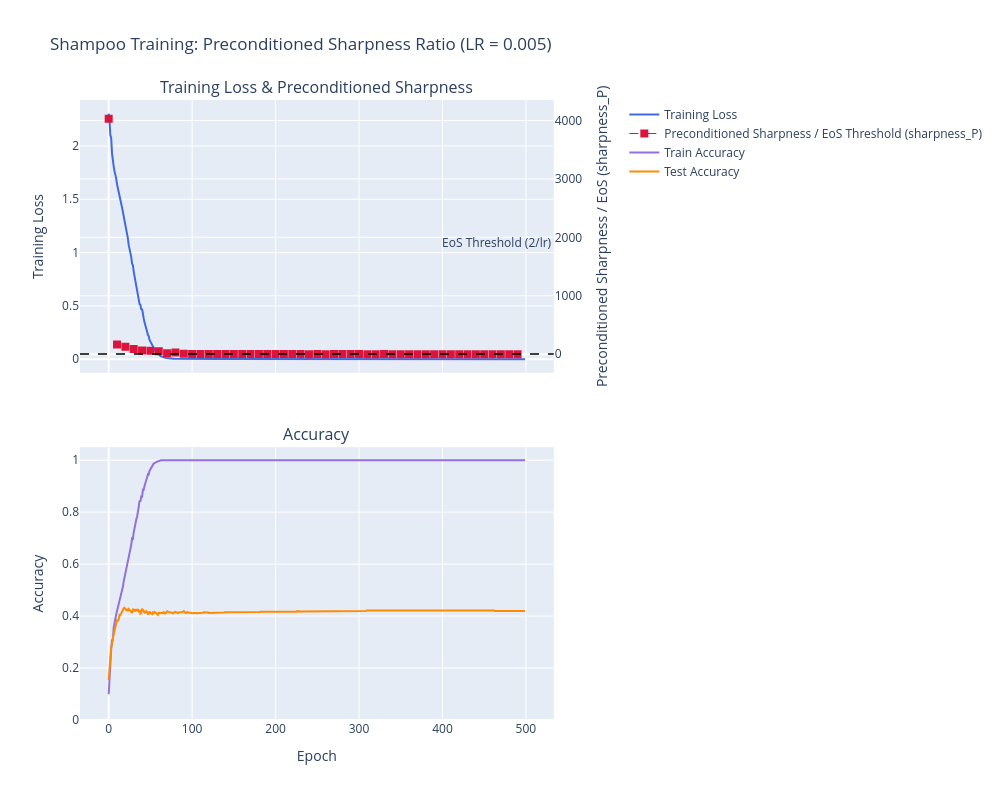
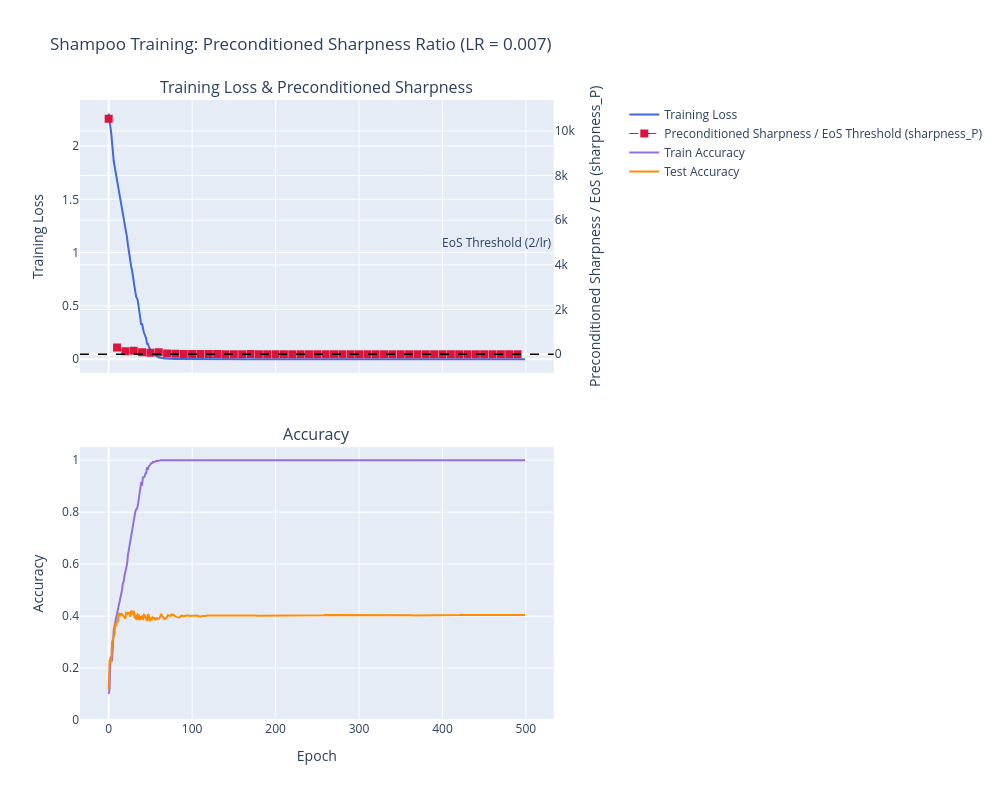
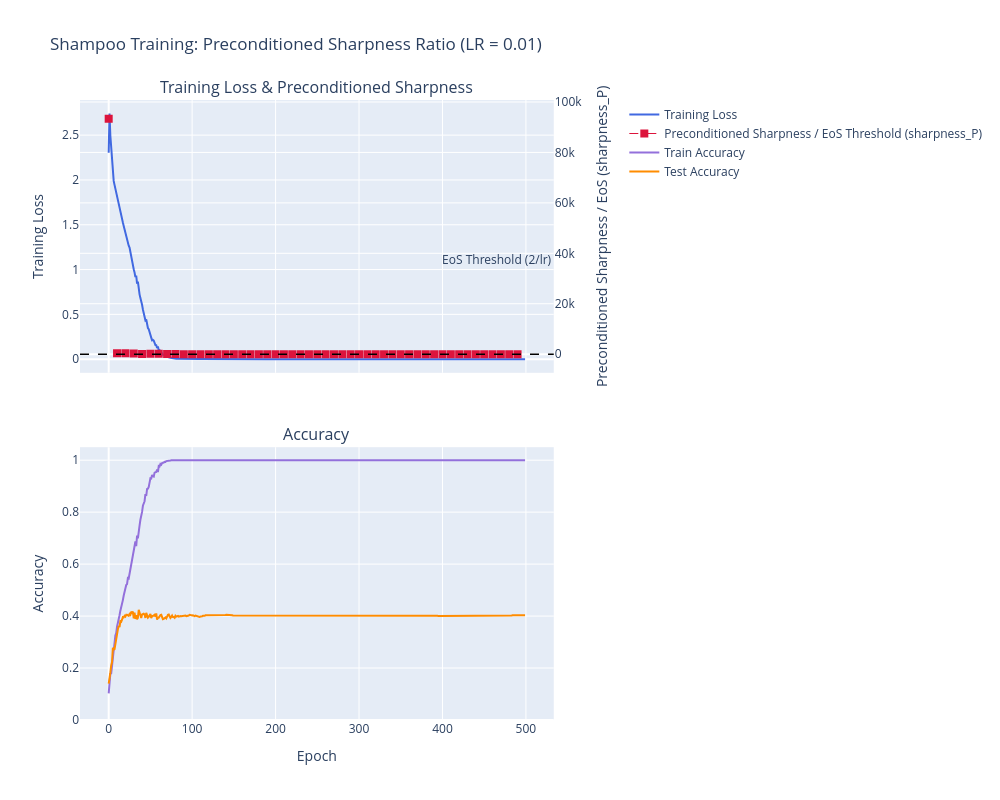
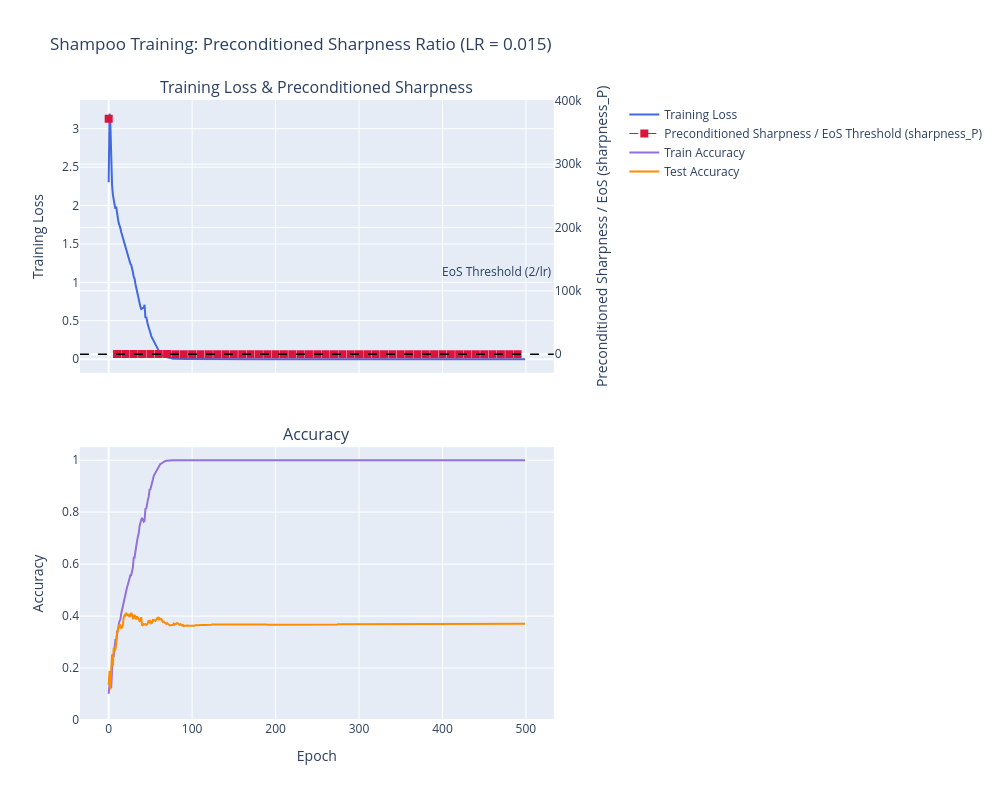

The cell these charts' notebook holds for them, in order:
### Code cell
for model_id in sorted(md['model_id'].unique()):
    plot_output_data(md, out, model_id=model_id)

### Figure 1 — Plotly figure (JSON) as saved in the notebook; plotly's stock layout.template omitted (floating-point values rounded to 4 significant figures; data arrays with more than 128 entries replaced by an {"elided": "..."} marker saying what was removed)
{"data": [{"line": {"color": "royalblue", "width": 2}, "name": "Training Loss", "type": "scatter", "x": {"elided": "500 int values"}, "xaxis": "x", "y": {"elided": "500 float values"}, "yaxis": "y"}, {"connectgaps": false, "line": {"color": "crimson", "dash": "dashdot", "width": 1}, "marker": {"color": "crimson", "size": 8, "symbol": "square"}, "mode": "markers+lines", "name": "Preconditioned Sharpness / EoS Threshold (sharpness_P)", "type": "scatter", "x": {"elided": "500 int values"}, "xaxis": "x", "y": {"elided": "500 float values"}, "yaxis": "y2"}, {"line": {"color": "mediumpurple", "width": 2}, "name": "Train Accuracy", "type": "scatter", "x": {"elided": "500 int values"}, "xaxis": "x2", "y": {"elided": "500 float values"}, "yaxis": "y3"}, {"line": {"color": "darkorange", "width": 2}, "name": "Test Accuracy", "type": "scatter", "x": {"elided": "500 int values"}, "xaxis": "x2", "y": {"elided": "500 float values"}, "yaxis": "y3"}], "layout": {"annotations": [{"font": {"size": 16}, "showarrow": false, "text": "Training Loss & Preconditioned Sharpness", "x": 0.47, "xanchor": "center", "xref": "paper", "y": 1, "yanchor": "bottom", "yref": "paper"}, {"font": {"size": 16}, "showarrow": false, "text": "Accuracy", "x": 0.47, "xanchor": "center", "xref": "paper", "y": 0.44, "yanchor": "bottom", "yref": "paper"}, {"showarrow": false, "text": "EoS Threshold (2/lr)", "x": 1, "xanchor": "right", "xref": "x domain", "y": 1, "yanchor": "bottom", "yref": "y"}], "height": 800, "legend": {"x": 1.08, "y": 1}, "margin": {"r": 200}, "shapes": [{"line": {"color": "black", "dash": "dash", "width": 1.5}, "type": "line", "x0": 0, "x1": 1, "xref": "x domain", "y0": 1, "y1": 1, "yref": "y2"}], "title": {"text": "Shampoo Training: Preconditioned Sharpness Ratio (LR = 0.005)"}, "width": 1000, "xaxis": {"anchor": "y", "autorange": true, "domain": [0, 0.94], "matches": "x2", "range": [-34.77, 533.8], "showticklabels": false, "type": "linear"}, "xaxis2": {"anchor": "y3", "autorange": true, "domain": [0, 0.94], "range": [-34.77, 533.8], "title": {"text": "Epoch"}, "type": "linear"}, "yaxis": {"anchor": "x", "autorange": true, "domain": [0.56, 1], "range": [-0.1279, 2.431], "title": {"text": "Training Loss"}, "type": "linear"}, "yaxis2": {"anchor": "x", "autorange": true, "overlaying": "y", "range": [-318.7, 4351.0], "side": "right", "title": {"text": "Preconditioned Sharpness / EoS (sharpness_P)"}, "type": "linear"}, "yaxis3": {"anchor": "x2", "domain": [0, 0.44], "range": [0, 1.05], "title": {"text": "Accuracy"}, "type": "linear"}}}

### Figure 2 — Plotly figure (JSON) as saved in the notebook; plotly's stock layout.template omitted (floating-point values rounded to 4 significant figures; data arrays with more than 128 entries replaced by an {"elided": "..."} marker saying what was removed)
{"data": [{"line": {"color": "royalblue", "width": 2}, "name": "Training Loss", "type": "scatter", "x": {"elided": "500 int values"}, "xaxis": "x", "y": {"elided": "500 float values"}, "yaxis": "y"}, {"connectgaps": false, "line": {"color": "crimson", "dash": "dashdot", "width": 1}, "marker": {"color": "crimson", "size": 8, "symbol": "square"}, "mode": "markers+lines", "name": "Preconditioned Sharpness / EoS Threshold (sharpness_P)", "type": "scatter", "x": {"elided": "500 int values"}, "xaxis": "x", "y": {"elided": "500 float values"}, "yaxis": "y2"}, {"line": {"color": "mediumpurple", "width": 2}, "name": "Train Accuracy", "type": "scatter", "x": {"elided": "500 int values"}, "xaxis": "x2", "y": {"elided": "500 float values"}, "yaxis": "y3"}, {"line": {"color": "darkorange", "width": 2}, "name": "Test Accuracy", "type": "scatter", "x": {"elided": "500 int values"}, "xaxis": "x2", "y": {"elided": "500 float values"}, "yaxis": "y3"}], "layout": {"annotations": [{"font": {"size": 16}, "showarrow": false, "text": "Training Loss & Preconditioned Sharpness", "x": 0.47, "xanchor": "center", "xref": "paper", "y": 1, "yanchor": "bottom", "yref": "paper"}, {"font": {"size": 16}, "showarrow": false, "text": "Accuracy", "x": 0.47, "xanchor": "center", "xref": "paper", "y": 0.44, "yanchor": "bottom", "yref": "paper"}, {"showarrow": false, "text": "EoS Threshold (2/lr)", "x": 1, "xanchor": "right", "xref": "x domain", "y": 1, "yanchor": "bottom", "yref": "y"}], "height": 800, "legend": {"x": 1.08, "y": 1}, "margin": {"r": 200}, "shapes": [{"line": {"color": "black", "dash": "dash", "width": 1.5}, "type": "line", "x0": 0, "x1": 1, "xref": "x domain", "y0": 1, "y1": 1, "yref": "y2"}], "title": {"text": "Shampoo Training: Preconditioned Sharpness Ratio (LR = 0.007)"}, "width": 1000, "xaxis": {"anchor": "y", "autorange": true, "domain": [0, 0.94], "matches": "x2", "range": [-34.77, 533.8], "showticklabels": false, "type": "linear"}, "xaxis2": {"anchor": "y3", "autorange": true, "domain": [0, 0.94], "range": [-34.77, 533.8], "title": {"text": "Epoch"}, "type": "linear"}, "yaxis": {"anchor": "x", "autorange": true, "domain": [0.56, 1], "range": [-0.1279, 2.432], "title": {"text": "Training Loss"}, "type": "linear"}, "yaxis2": {"anchor": "x", "autorange": true, "overlaying": "y", "range": [-834.5, 11380.0], "side": "right", "title": {"text": "Preconditioned Sharpness / EoS (sharpness_P)"}, "type": "linear"}, "yaxis3": {"anchor": "x2", "domain": [0, 0.44], "range": [0, 1.05], "title": {"text": "Accuracy"}, "type": "linear"}}}

### Figure 3 — Plotly figure (JSON) as saved in the notebook; plotly's stock layout.template omitted (floating-point values rounded to 4 significant figures; data arrays with more than 128 entries replaced by an {"elided": "..."} marker saying what was removed)
{"data": [{"line": {"color": "royalblue", "width": 2}, "name": "Training Loss", "type": "scatter", "x": {"elided": "500 int values"}, "xaxis": "x", "y": {"elided": "500 float values"}, "yaxis": "y"}, {"connectgaps": false, "line": {"color": "crimson", "dash": "dashdot", "width": 1}, "marker": {"color": "crimson", "size": 8, "symbol": "square"}, "mode": "markers+lines", "name": "Preconditioned Sharpness / EoS Threshold (sharpness_P)", "type": "scatter", "x": {"elided": "500 int values"}, "xaxis": "x", "y": {"elided": "500 float values"}, "yaxis": "y2"}, {"line": {"color": "mediumpurple", "width": 2}, "name": "Train Accuracy", "type": "scatter", "x": {"elided": "500 int values"}, "xaxis": "x2", "y": {"elided": "500 float values"}, "yaxis": "y3"}, {"line": {"color": "darkorange", "width": 2}, "name": "Test Accuracy", "type": "scatter", "x": {"elided": "500 int values"}, "xaxis": "x2", "y": {"elided": "500 float values"}, "yaxis": "y3"}], "layout": {"annotations": [{"font": {"size": 16}, "showarrow": false, "text": "Training Loss & Preconditioned Sharpness", "x": 0.47, "xanchor": "center", "xref": "paper", "y": 1, "yanchor": "bottom", "yref": "paper"}, {"font": {"size": 16}, "showarrow": false, "text": "Accuracy", "x": 0.47, "xanchor": "center", "xref": "paper", "y": 0.44, "yanchor": "bottom", "yref": "paper"}, {"showarrow": false, "text": "EoS Threshold (2/lr)", "x": 1, "xanchor": "right", "xref": "x domain", "y": 1, "yanchor": "bottom", "yref": "y"}], "height": 800, "legend": {"x": 1.08, "y": 1}, "margin": {"r": 200}, "shapes": [{"line": {"color": "black", "dash": "dash", "width": 1.5}, "type": "line", "x0": 0, "x1": 1, "xref": "x domain", "y0": 1, "y1": 1, "yref": "y2"}], "title": {"text": "Shampoo Training: Preconditioned Sharpness Ratio (LR = 0.01)"}, "width": 1000, "xaxis": {"anchor": "y", "autorange": true, "domain": [0, 0.94], "matches": "x2", "range": [-34.77, 533.8], "showticklabels": false, "type": "linear"}, "xaxis2": {"anchor": "y3", "autorange": true, "domain": [0, 0.94], "range": [-34.77, 533.8], "title": {"text": "Epoch"}, "type": "linear"}, "yaxis": {"anchor": "x", "autorange": true, "domain": [0.56, 1], "range": [-0.1521, 2.892], "title": {"text": "Training Loss"}, "type": "linear"}, "yaxis2": {"anchor": "x", "autorange": true, "overlaying": "y", "range": [-7392.0, 100800.0], "side": "right", "title": {"text": "Preconditioned Sharpness / EoS (sharpness_P)"}, "type": "linear"}, "yaxis3": {"anchor": "x2", "domain": [0, 0.44], "range": [0, 1.05], "title": {"text": "Accuracy"}, "type": "linear"}}}

### Figure 4 — Plotly figure (JSON) as saved in the notebook; plotly's stock layout.template omitted (floating-point values rounded to 4 significant figures; data arrays with more than 128 entries replaced by an {"elided": "..."} marker saying what was removed)
{"data": [{"line": {"color": "royalblue", "width": 2}, "name": "Training Loss", "type": "scatter", "x": {"elided": "500 int values"}, "xaxis": "x", "y": {"elided": "500 float values"}, "yaxis": "y"}, {"connectgaps": false, "line": {"color": "crimson", "dash": "dashdot", "width": 1}, "marker": {"color": "crimson", "size": 8, "symbol": "square"}, "mode": "markers+lines", "name": "Preconditioned Sharpness / EoS Threshold (sharpness_P)", "type": "scatter", "x": {"elided": "500 int values"}, "xaxis": "x", "y": {"elided": "500 float values"}, "yaxis": "y2"}, {"line": {"color": "mediumpurple", "width": 2}, "name": "Train Accuracy", "type": "scatter", "x": {"elided": "500 int values"}, "xaxis": "x2", "y": {"elided": "500 float values"}, "yaxis": "y3"}, {"line": {"color": "darkorange", "width": 2}, "name": "Test Accuracy", "type": "scatter", "x": {"elided": "500 int values"}, "xaxis": "x2", "y": {"elided": "500 float values"}, "yaxis": "y3"}], "layout": {"annotations": [{"font": {"size": 16}, "showarrow": false, "text": "Training Loss & Preconditioned Sharpness", "x": 0.47, "xanchor": "center", "xref": "paper", "y": 1, "yanchor": "bottom", "yref": "paper"}, {"font": {"size": 16}, "showarrow": false, "text": "Accuracy", "x": 0.47, "xanchor": "center", "xref": "paper", "y": 0.44, "yanchor": "bottom", "yref": "paper"}, {"showarrow": false, "text": "EoS Threshold (2/lr)", "x": 1, "xanchor": "right", "xref": "x domain", "y": 1, "yanchor": "bottom", "yref": "y"}], "height": 800, "legend": {"x": 1.08, "y": 1}, "margin": {"r": 200}, "shapes": [{"line": {"color": "black", "dash": "dash", "width": 1.5}, "type": "line", "x0": 0, "x1": 1, "xref": "x domain", "y0": 1, "y1": 1, "yref": "y2"}], "title": {"text": "Shampoo Training: Preconditioned Sharpness Ratio (LR = 0.015)"}, "width": 1000, "xaxis": {"anchor": "y", "autorange": true, "domain": [0, 0.94], "matches": "x2", "range": [-34.77, 533.8], "showticklabels": false, "type": "linear"}, "xaxis2": {"anchor": "y3", "autorange": true, "domain": [0, 0.94], "range": [-34.77, 533.8], "title": {"text": "Epoch"}, "type": "linear"}, "yaxis": {"anchor": "x", "autorange": true, "domain": [0.56, 1], "range": [-0.1776, 3.375], "title": {"text": "Training Loss"}, "type": "linear"}, "yaxis2": {"anchor": "x", "autorange": true, "overlaying": "y", "range": [-29430.0, 401300.0], "side": "right", "title": {"text": "Preconditioned Sharpness / EoS (sharpness_P)"}, "type": "linear"}, "yaxis3": {"anchor": "x2", "domain": [0, 0.44], "range": [0, 1.05], "title": {"text": "Accuracy"}, "type": "linear"}}}
